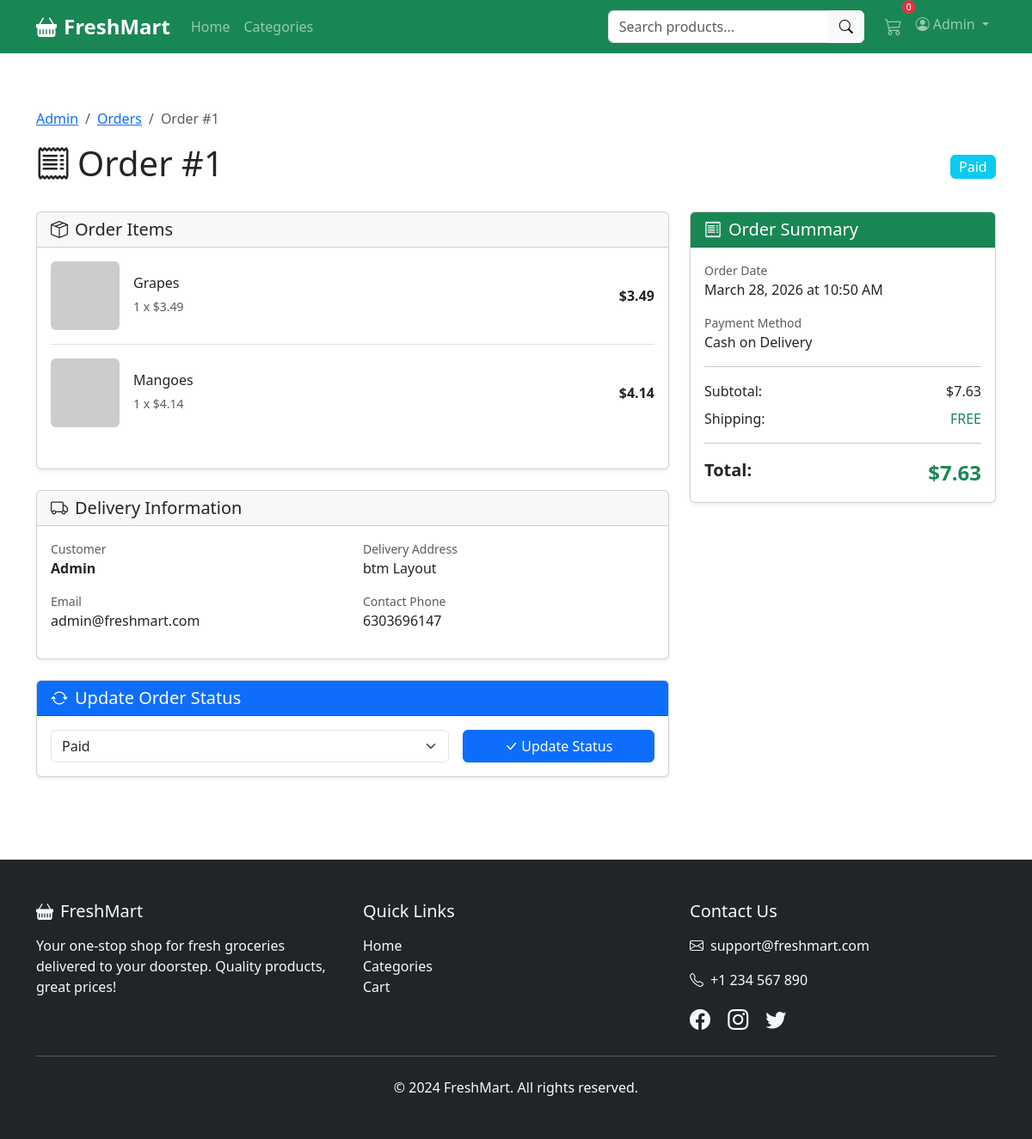
Screenshot of /admin/order/1 (signed in) with the database file from the repository.
### models.py (models this page shows, shortened)
class User(UserMixin, db.Model):
    __tablename__ = 'users'
    id = db.Column(db.Integer, primary_key=True)
    username = db.Column(db.String(80), unique=True, nullable=False)
    email = db.Column(db.String(120), unique=True, nullable=False)
    password_hash = db.Column(db.String(256), nullable=False)
    phone = db.Column(db.String(20))
    address = db.Column(db.Text)
    is_admin = db.Column(db.Boolean, default=False)
    created_at = db.Column(db.DateTime, default=datetime.utcnow)
    cart_items = db.relationship('Cart', backref='user', lazy=True, cascade='all, delete-orphan')
    orders = db.relationship('Order', backref='user', lazy=True)

class Order(db.Model):
    __tablename__ = 'orders'
    STATUS_PENDING = 'pending'
    STATUS_PAID = 'paid'
    STATUS_PROCESSING = 'processing'
    STATUS_SHIPPED = 'shipped'
    STATUS_DELIVERED = 'delivered'
    STATUS_CANCELLED = 'cancelled'
    id = db.Column(db.Integer, primary_key=True)
    user_id = db.Column(db.Integer, db.ForeignKey('users.id'), nullable=False)
    total_amount = db.Column(db.Float, nullable=False)
    status = db.Column(db.String(20), default=STATUS_PENDING)
    payment_id = db.Column(db.String(100))
    payment_method = db.Column(db.String(50))
    delivery_address = db.Column(db.Text)
    delivery_phone = db.Column(db.String(20))
    created_at = db.Column(db.DateTime, default=datetime.utcnow)
    items = db.relationship('OrderItem', backref='order', lazy=True, cascade='all, delete-orphan')
    def get_status_color(self):
        colors = {
            self.STATUS_PENDING: 'warning',
            self.STATUS_PAID: 'info',
            self.STATUS_PROCESSING: 'primary',
            self.STATUS_SHIPPED: 'secondary',
            self.STATUS_DELIVERED: 'success',
            self.STATUS_CANCELLED: 'danger'
        }
        return colors.get(self.status, 'secondary')

class OrderItem(db.Model):
    __tablename__ = 'order_items'
    id = db.Column(db.Integer, primary_key=True)
    order_id = db.Column(db.Integer, db.ForeignKey('orders.id'), nullable=False)
    product_id = db.Column(db.Integer, db.ForeignKey('products.id'), nullable=False)
    quantity = db.Column(db.Integer, nullable=False)
    price_at_time = db.Column(db.Float, nullable=False)
    def get_total(self):
        return self.quantity * self.price_at_time

class Product(db.Model):
    __tablename__ = 'products'
    id = db.Column(db.Integer, primary_key=True)
    name = db.Column(db.String(200), nullable=False)
    description = db.Column(db.Text)
    price = db.Column(db.Float, nullable=False)
    original_price = db.Column(db.Float)
    stock = db.Column(db.Integer, default=0)
    unit = db.Column(db.String(50), default='piece')  # kg, piece, dozen, etc.
    image_url = db.Column(db.String(500))
    category = db.Column(db.String(100))
    is_organic = db.Column(db.Boolean, default=False)
    is_featured = db.Column(db.Boolean, default=False)
    discount_percent = db.Column(db.Integer, default=0)
    created_at = db.Column(db.DateTime, default=datetime.utcnow)
    cart_items = db.relationship('Cart', backref='product', lazy=True)
    order_items = db.relationship('OrderItem', backref='product', lazy=True)

### routes/admin.py (the view)
@admin_bp.route('/admin/order/<int:order_id>')
@login_required
@admin_required
def order_detail(order_id):
    order = Order.query.get_or_404(order_id)
    return render_template('admin/order_detail.html', order=order)

### routes/admin.py (called while the page is built)
def admin_required(f):
    @wraps(f)
    def decorated_function(*args, **kwargs):
        if not current_user.is_authenticated or not current_user.is_admin:
            flash('Admin access required.', 'danger')
            return redirect(url_for('main.index'))
        return f(*args, **kwargs)
    return decorated_function

### templates/admin/order_detail.html (shortened to what this page needs)
{% extends "base.html" %}
{% block content %}
<div class="container py-5">
    <nav aria-label="breadcrumb">
        <ol class="breadcrumb">
            <li class="breadcrumb-item"><a href="{{ url_for('admin.dashboard') }}">Admin</a></li>
            <li class="breadcrumb-item"><a href="{{ url_for('admin.orders') }}">Orders</a></li>
            <li class="breadcrumb-item active">Order #{{ order.id }}</li>
        </ol>
    </nav>
    <div class="d-flex justify-content-between align-items-center mb-4">
        <h1><i class="bi bi-receipt me-2"></i>Order #{{ order.id }}</h1>
        <span class="badge bg-{{ order.get_status_color() }} fs-6">{{ order.status.title() }}</span>
    </div>
    <div class="row g-4">
        <div class="col-lg-8">
            <div class="card shadow-sm mb-4">
                <div class="card-header d-flex justify-content-between align-items-center">
                    <h5 class="mb-0"><i class="bi bi-box-seam me-2"></i>Order Items</h5>
                </div>
                <div class="card-body">
                    {% for item in order.items %}
                    <div class="d-flex align-items-center mb-3 pb-3 {% if not loop.last %}border-bottom{% endif %}">
                        <img src="{{ url_for('static', filename=item.product.image_url) if item.product.image_url and not item.product.image_url.startswith('http') else item.product.image_url }}"
                             class="rounded me-3" alt="{{ item.product.name }}" style="width: 80px; height: 80px; object-fit: cover;">
                        <div class="flex-grow-1">
                            <h6 class="mb-1">{{ item.product.name }}</h6>
                            <small class="text-muted">{{ item.quantity }} x ${{ "%.2f"|format(item.price_at_time) }}</small>
                        </div>
                        <span class="fw-bold">${{ "%.2f"|format(item.get_total()) }}</span>
                    </div>
                    {% endfor %}
                </div>
            </div>
            <div class="card shadow-sm mb-4">
                <div class="card-header">
                    <h5 class="mb-0"><i class="bi bi-truck me-2"></i>Delivery Information</h5>
                </div>
                <div class="card-body">
                    <div class="row">
                        <div class="col-md-6">
                            <small class="text-muted d-block">Customer</small>
                            <p class="fw-bold">{{ order.user.username }}</p>
                            <small class="text-muted d-block">Email</small>
                            <p>{{ order.user.email }}</p>
                        </div>
                        <div class="col-md-6">
                            <small class="text-muted d-block">Delivery Address</small>
                            <p>{{ order.delivery_address }}</p>
                            <small class="text-muted d-block">Contact Phone</small>
                            <p>{{ order.delivery_phone }}</p>
                        </div>
                    </div>
                </div>
            </div>
            <div class="card shadow-sm">
                <div class="card-header bg-primary text-white">
                    <h5 class="mb-0"><i class="bi bi-arrow-repeat me-2"></i>Update Order Status</h5>
                </div>
                <div class="card-body">
                    <form action="{{ url_for('admin.update_order_status', order_id=order.id) }}" method="POST">
                        <div class="row g-3 align-items-center">
                            <div class="col-md-8">
                                <select name="status" class="form-select">
                                    <option value="paid" {% if order.status == 'paid' %}selected{% endif %}>Paid</option>
                                </select>
                            </div>
                            <div class="col-md-4">
                                <button type="submit" class="btn btn-primary w-100">
                                    <i class="bi bi-check-lg me-1"></i>Update Status
                                </button>
                            </div>
                        </div>
                    </form>
                </div>
            </div>
        </div>
        <div class="col-lg-4">
            <div class="card shadow-sm">
                <div class="card-header bg-success text-white">
                    <h5 class="mb-0"><i class="bi bi-receipt me-2"></i>Order Summary</h5>
                </div>
                <div class="card-body">
                    <div class="mb-3">
                        <small class="text-muted d-block">Order Date</small>
                        <span>{{ order.created_at.strftime('%B %d, %Y at %I:%M %p') }}</span>
                    </div>
                    <div class="mb-3">
                        <small class="text-muted d-block">Payment Method</small>
                        <span>{{ order.payment_method or 'Pending' }}</span>
                    </div>
                    <hr>
                    <div class="d-flex justify-content-between mb-2">
                        <span>Subtotal:</span>
                        <span>${{ "%.2f"|format(order.total_amount) }}</span>
                    </div>
                    <div class="d-flex justify-content-between mb-2">
                        <span>Shipping:</span>
                        <span class="text-success">FREE</span>
                    </div>
                    <hr>
                    <div class="d-flex justify-content-between">
                        <span class="fw-bold fs-5">Total:</span>
                        <span class="fw-bold fs-4 text-success">${{ "%.2f"|format(order.total_amount) }}</span>
                    </div>
                </div>
            </div>
        </div>
    </div>
</div>
{% endblock %}

### templates/base.html (shortened to what this page needs)
<!DOCTYPE html>
<html lang="en">
<head>
    <link href="https://cdn.jsdelivr.net/npm/bootstrap@5.3.2/dist/css/bootstrap.min.css" rel="stylesheet">
    <link rel="stylesheet" href="https://cdn.jsdelivr.net/npm/bootstrap-icons@1.11.1/font/bootstrap-icons.css">
    <link rel="stylesheet" href="{{ url_for('static', filename='css/style.css') }}">
</head>
<body>
    <nav class="navbar navbar-expand-lg navbar-dark bg-success sticky-top">
        <div class="container">
            <a class="navbar-brand fw-bold" href="{{ url_for('main.index') }}">
                <i class="bi bi-basket-fill me-2"></i>FreshMart
            </a>
            <div class="collapse navbar-collapse" id="navbarNav">
                <ul class="navbar-nav me-auto">
                    <li class="nav-item">
                        <a class="nav-link" href="{{ url_for('main.index') }}">Home</a>
                    </li>
                    <li class="nav-item">
                        <a class="nav-link" href="{{ url_for('main.categories') }}">Categories</a>
                    </li>
                </ul>
                <form class="d-flex me-3" action="{{ url_for('main.index') }}" method="GET">
                    <div class="input-group">
                        <input type="search" name="search" class="form-control" placeholder="Search products..."
                               value="{{ search_query if search_query else '' }}">
                        <button class="btn btn-light" type="submit"><i class="bi bi-search"></i></button>
                    </div>
                </form>
                <ul class="navbar-nav">
                    {% if current_user.is_authenticated %}
                        <li class="nav-item">
                            <a class="nav-link position-relative" href="{{ url_for('cart.view_cart') }}">
                                <i class="bi bi-cart3 fs-5"></i>
                                <span class="position-absolute top-0 start-100 translate-middle badge rounded-pill bg-danger cart-badge">
                                    {{ cart_count }}
                                </span>
                            </a>
                        </li>
                        <li class="nav-item dropdown">
                            <a class="nav-link dropdown-toggle" href="#" data-bs-toggle="dropdown">
                                <i class="bi bi-person-circle me-1"></i>{{ current_user.username }}
                            </a>
                        </li>
                    {% endif %}
                </ul>
            </div>
        </div>
    </nav>
    <main>
        {% block content %}{% endblock %}
    </main>
    <footer class="bg-dark text-light py-5 mt-5">
        <div class="container">
            <div class="row">
                <div class="col-md-4">
                    <h5 class="mb-3"><i class="bi bi-basket-fill me-2"></i>FreshMart</h5>
                    <p>Your one-stop shop for fresh groceries delivered to your doorstep. Quality products, great prices!</p>
                </div>
                <div class="col-md-4">
                    <h5 class="mb-3">Quick Links</h5>
                    <ul class="list-unstyled">
                        <li><a href="{{ url_for('main.index') }}" class="text-light text-decoration-none">Home</a></li>
                        <li><a href="{{ url_for('main.categories') }}" class="text-light text-decoration-none">Categories</a></li>
                        <li><a href="{{ url_for('cart.view_cart') }}" class="text-light text-decoration-none">Cart</a></li>
                    </ul>
                </div>
                <div class="col-md-4">
                    <h5 class="mb-3">Contact Us</h5>
                    <p><i class="bi bi-envelope me-2"></i>support@freshmart.com</p>
                    <p><i class="bi bi-telephone me-2"></i>+1 234 567 890</p>
                    <div class="mt-3">
                        <a href="#" class="text-light me-3"><i class="bi bi-facebook fs-4"></i></a>
                        <a href="#" class="text-light me-3"><i class="bi bi-instagram fs-4"></i></a>
                        <a href="#" class="text-light"><i class="bi bi-twitter fs-4"></i></a>
                    </div>
                </div>
            </div>
            <hr class="my-4">
            <div class="text-center">
                <p class="mb-0">&copy; 2024 FreshMart. All rights reserved.</p>
            </div>
        </div>
    </footer>
</body>
</html>

### static/css/style.css (style rules this page uses)
body { min-height: 100vh; display: flex; flex-direction: column; }
main { flex: 1; }
.cart-badge { font-size: 0.65rem; padding: 0.25em 0.5em; }
.navbar-brand { font-size: 1.5rem; }
.card { transition: box-shadow 0.2s ease; }
footer { margin-top: auto; }
.badge { font-weight: 500; }
.sticky-top { z-index: 100; }

### rows the page displays
User: username "Admin", user.username "Admin", user.email "admin@freshmart.com"
Order: id "1", status "Paid", delivery_address "btm Layout", delivery_phone "6303696147", created_at "March 28, 2026 at 10:50 AM", payment_method "Cash on Delivery", total_amount "7.63"
OrderItem: product.name "Grapes", quantity "1", price_at_time "3.49", get_total "3.49"
OrderItem: product.name "Mangoes", quantity "1", price_at_time "4.14", get_total "4.14"

### other values shown
{{ cart_count }} "0"
